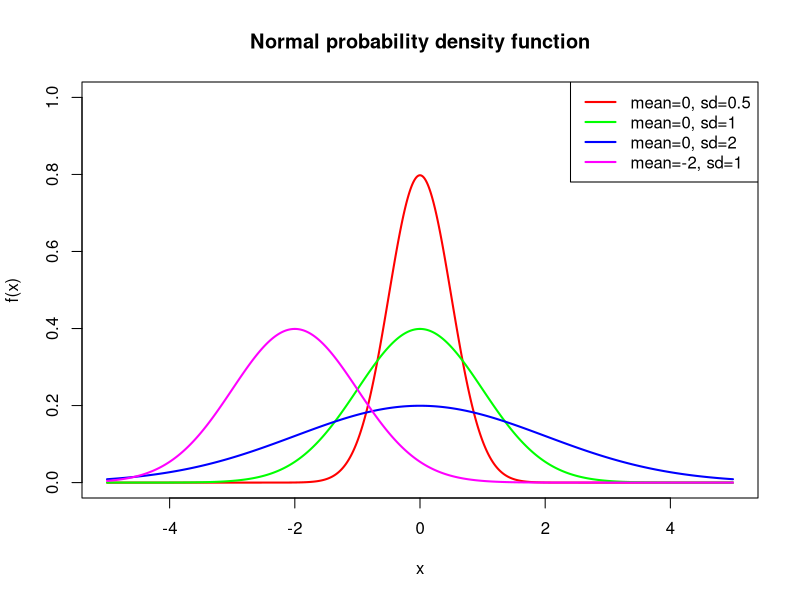
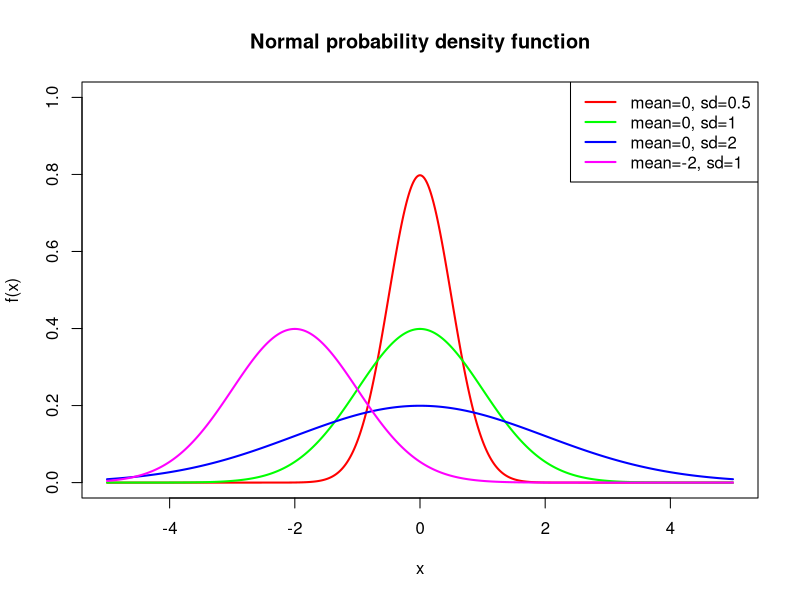
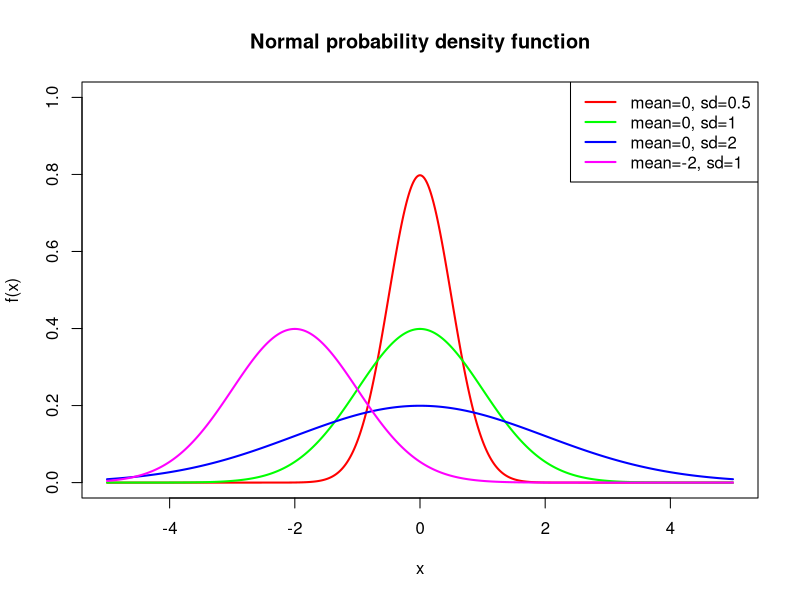
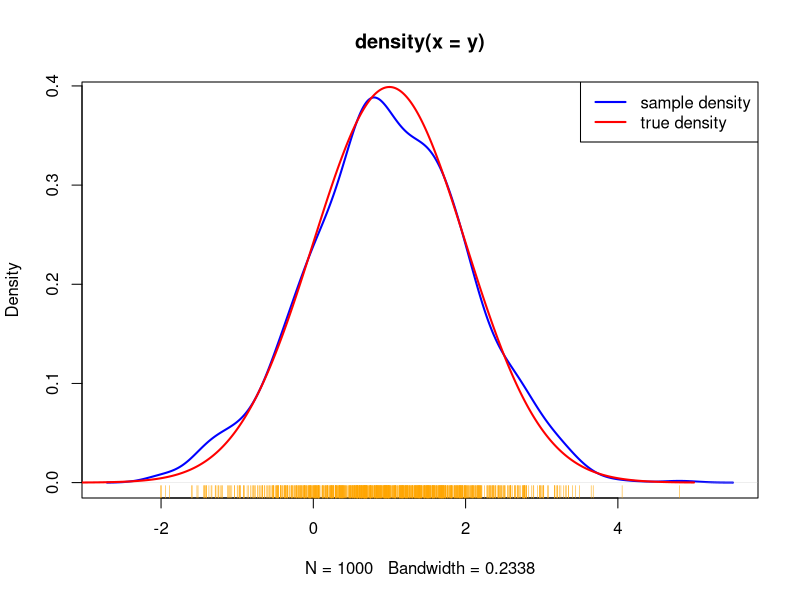
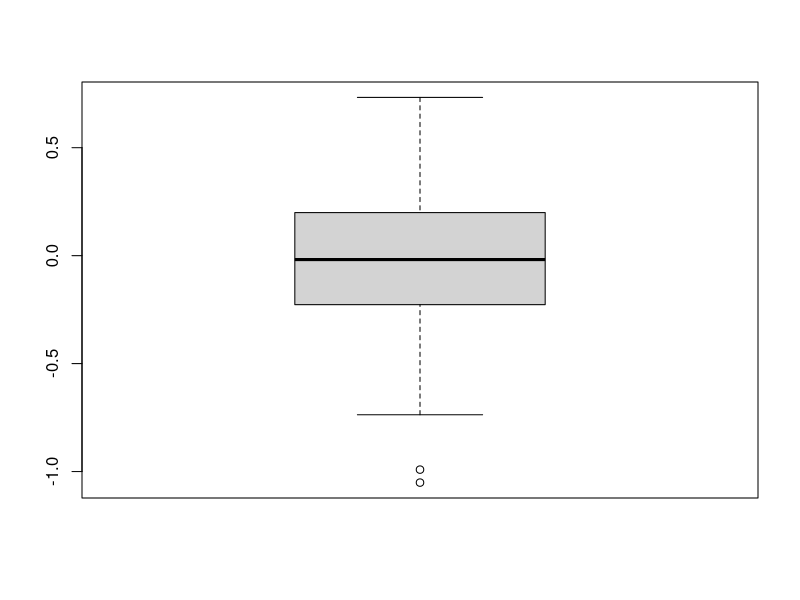
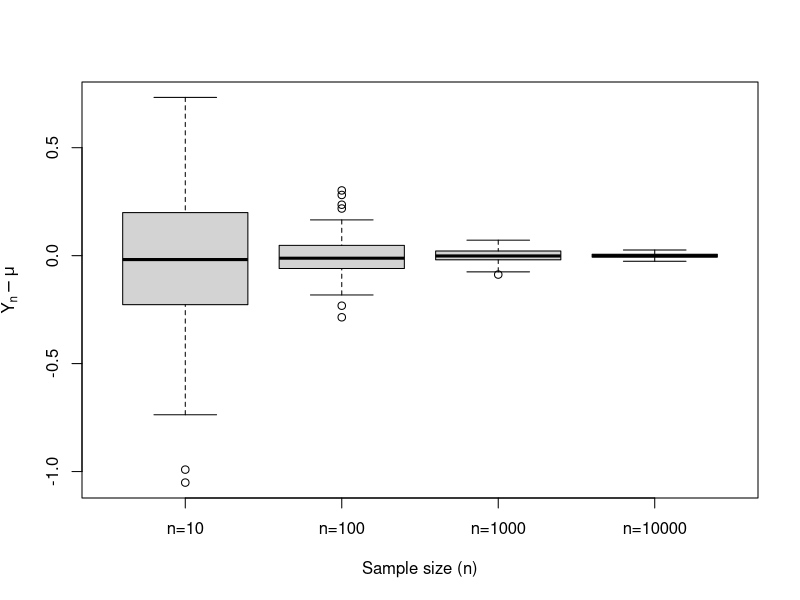
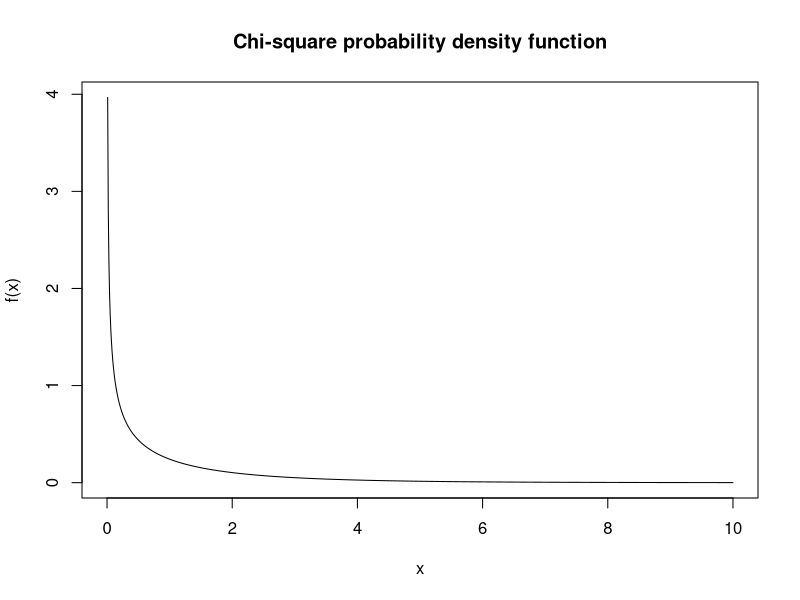
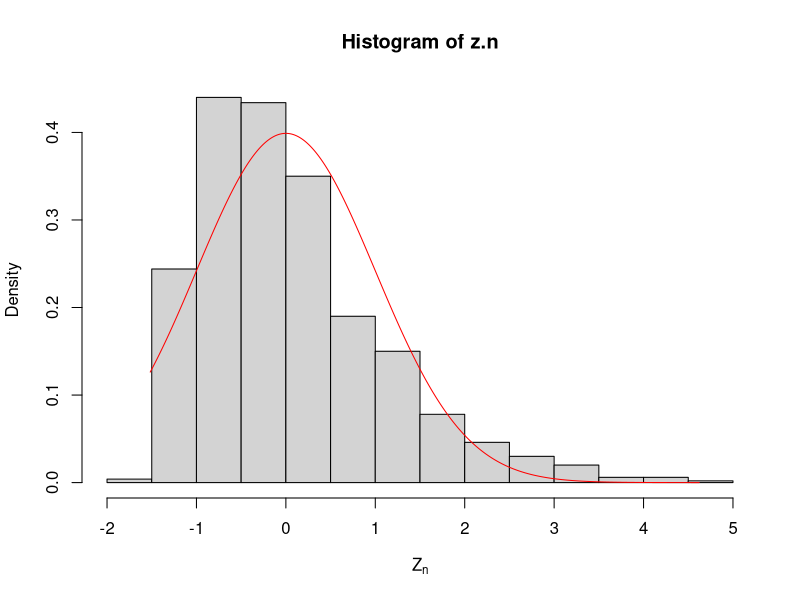

These figures' R source, in order:
## ---- chunk 1
set.seed(1)
## ---- chunk 2
min.x <- -5

max.x <- 5

num.samples <- 1000

x <- seq(from = min.x, to = max.x, length = num.samples)
## ---- chunk 3
# Open new blank plot with x limits from -5 to 5, and y limits from 0 to 1
plot(c(-5, 5), c(0, 1), xlab = 'x', ylab = 'f(x)', main = "Normal probability density function", type = "n")

# Add each density plot one at a time
lines(x, dnorm(x, mean = 0, sd = 0.5), lwd = 2, col = "red")

lines(x, dnorm(x, mean = 0, sd = 1), lwd = 2, col = "green")

lines(x, dnorm(x, mean = 0, sd = 2), lwd = 2, col = "blue")

lines(x, dnorm(x, mean = -2, sd = 1), lwd = 2, col = "magenta")

# We can also add a legend to the plot  
legend("topright", c("mean=0, sd=0.5", "mean=0, sd=1", "mean=0, sd=2", "mean=-2, sd=1"), col = c("red","green","blue","magenta"), lty = 1, lwd = 2)
## ---- chunk 4
normal.mean <- c(0, 0, 0, -2)

normal.sd <- c(0.5, 1, 2, 1)

colors <- c("red", "green", "blue", "magenta")
## ---- chunk 5
# Open new plot with x limits from -5 to 5, and y limits from 0 to 1
plot(c(-5, 5), c(0, 1), xlab = 'x', ylab = 'f(x)', main = "Normal probability density function", type = "n")

# Add density plots with a for loop
for(i in 1:length(normal.mean)){
  lines(x, dnorm(x, mean = normal.mean[i], sd = normal.sd[i]), lwd = 2, col = colors[i])
}

# Add a legend to the plot  
legend("topright", paste0("mean=", normal.mean, ", sd=", normal.sd), col = colors, lty = 1, lwd = 2)
## ---- chunk 6
# Open new plot with x limits from -5 to 5, and y limits from 0 to 1
plot(c(-5, 5), c(0, 1), xlab = 'x', ylab = 'f(x)', main = "Normal probability density function", type = "n")

# Create our own user-defined function for plotting Normal probability density function
f <- function(col, ...){
  lines(x, dnorm(x, ...), col = col, lwd = 2)
}

# apply this function with different parameters
plot.status <- mapply(f, mean = normal.mean, sd = normal.sd, col = colors)

# Add a legend to the plot  
legend("topright", paste0("mean=", normal.mean, ", sd=", normal.sd), col = colors, lty = 1, lwd = 2)
## ---- chunk 7
set.seed(1)

normal.mean <- 1
normal.sd <- 1

rnorm(n = 5, mean = normal.mean, sd = normal.sd)
## ---- chunk 8
# Draw a sample
set.seed(1)

y <- rnorm(n=1000, mean = normal.mean, sd = normal.sd)

# Estimate sample density
estimated.density <- density(y)

# Plot the estimated density
plot(estimated.density, col="blue", lwd = 2)

# Add the data points under the density plot and colors them organge
rug(y, col="orange")

# Plot the true density lines
x <- seq(from = -5, to = 5, length=1000)

true.density <- dnorm(x, mean = normal.mean, sd = normal.sd)

lines(x, true.density, col="red", lwd = 2)

legend("topright", c("sample density", "true density"), col = c("blue", "red"), lty = 1, lwd = 2)
## ---- chunk 9
set.seed(1)

normal.mean <- 1
normal.sd <- 1
## ---- chunk 10
(true.mean <- normal.mean)
## ---- chunk 11
true.mean <- normal.mean
print(true.mean)
## ---- chunk 12
(true.variance <- normal.sd^2)
## ---- chunk 13
n <- 100

y <- rnorm(n, mean = normal.mean, sd = normal.sd)

# This is the sample mean
(y.mean <- mean(y))
# Compare the sample mean to the true mean
y.mean - true.mean
## ---- chunk 14
set.seed(1)

# Number of samples
num.samp <- 100

# Size of each sample
samp.size <- 10

# Generate the samples in a matrix with num.samp rows and samp.size columns
y <- matrix(rnorm(n = num.samp * samp.size, mean = normal.mean, sd = normal.sd),
            nrow = num.samp, ncol=samp.size)
## ---- chunk 15
y.mean <- apply(y, 1, mean)
## ---- chunk 16
length(y.mean)
## ---- chunk 17
head(y.mean)
## ---- chunk 18
y.mean <- rowMeans(y)
## ---- chunk 19
length(y.mean)
## ---- chunk 20
head(y.mean)
## ---- chunk 21
mean.diff <- y.mean - true.mean
## ---- chunk 22
head(mean.diff)
## ---- chunk 23
boxplot(mean.diff)
## ---- chunk 24
normalSampleMean <- function(normal.mean, normal.sd, num.samp, samp.size){
  y <- matrix(rnorm(n = num.samp * samp.size, mean = normal.mean, sd = normal.sd),
              nrow = num.samp, ncol=samp.size)

  y.mean <- rowMeans(y)

  return(y.mean)
}
## ---- chunk 25
samp.sizes <- c(10, 100, 1000, 1e4)

names(samp.sizes) <- paste0("n=", samp.sizes)

samp.sizes
## ---- chunk 26
set.seed(1)

num.samp <- 100

y.mean <- sapply(samp.sizes, normalSampleMean, num.samp = num.samp, normal.mean = normal.mean, normal.sd = normal.sd)
## ---- chunk 27
set.seed(1)

num.samp <- 100

# Create an empty matrix to store y.means later
y.mean <- matrix(nrow = num.samp, ncol = length(samp.sizes), dimnames = list(c(1:num.samp),names(samp.sizes)))

# Compute y.means
for(i in 1:length(samp.sizes)){
  y.mean[,i] <- normalSampleMean(samp.size = samp.sizes[i], num.samp = num.samp, normal.mean = normal.mean, normal.sd = normal.sd)
}
## ---- chunk 28
boxplot(y.mean - true.mean, xlab = "Sample size (n)", ylab = expression(bar(Y)[n]-mu))
## ---- chunk 29
df <- 1

x <- seq(0, 10, length=1000)

plot(x, dchisq(x, df = df), type="l", xlab='x', ylab='f(x)', main="Chi-square probability density function")
## ---- chunk 30
set.seed(1)

# set sample size and the number of samples to draw
samp.size <- 5

num.samp <- 1000

# Draw 1000 samples and compute means
y <- matrix(rchisq(n = num.samp * samp.size, df = df), nrow = num.samp, ncol=samp.size)

y.mean <- rowMeans(y)
## ---- chunk 31
# Compute the true values
true.mean <- df

true.variance <- df*2

# Compute normalised values
z.n <- (sqrt(samp.size) * (y.mean - true.mean)) / sqrt(true.variance)

# Plot a histogram
hist(z.n, probability=TRUE, xlab=expression(Z[n]))

# Compute the normal density and overlay it on the plot in red
y <- seq(min(z.n), max(z.n), length=1000)

dens <- dnorm(y, mean=0, sd=1)

lines(y, dens, col="red")
## ---- chunk 32
chisqNormalisedMean <- function(df, num.samp, samp.size){
  # Compute the true values
  true.mean <- df

  true.variance <- df*2

  # Draw samples 
  y <- matrix(rchisq(n = num.samp * samp.size, df = df), nrow = num.samp, ncol=samp.size)

  y.mean <- rowMeans(y)

  # Compute normalised values
  z.n <- (sqrt(samp.size) * (y.mean - true.mean)) / sqrt(true.variance)

  return(z.n)
}
## ---- chunk 33
plotNormalComparison <- function(df, num.samp, n){
  z.n <- chisqNormalisedMean(df, num.samp, n)

  # It will be nice to have a title
  fig.title <- paste0("sample size = ", n)

  # Plot a histogram
  hist(z.n, probability=TRUE, main=fig.title, xlab=expression(Z[n]))

  # Compute the normal density and overlay it on the plot in red
  y <- seq(min(z.n), max(z.n), length=1000)

  dens <- dnorm(y, mean=0, sd=1)

  lines(y, dens, col="red")
}
## ---- chunk 34
set.seed(1)

samp.sizes <- c(5, 10, 100, 1000)

plot.status <- lapply(samp.sizes, plotNormalComparison, num.samp = num.samp, df = df)
## ---- chunk 35
set.seed(1)

n <- 5

z.n <- chisqNormalisedMean(df, num.samp, n)

ks.test(z.n, pnorm, mean=0, sd=1)
## ---- chunk 36
set.seed(1)

n <- 1000

z.n <- chisqNormalisedMean(df, num.samp, n)

ks.test(z.n, pnorm, mean=0, sd=1)
## ---- chunk 37
n <- 100

normal.mean <- 1

normal.sd <- 1

y <- rnorm(n, mean = normal.mean, sd = normal.sd)
## ---- chunk 38
# Mean using built in function
mean(y)
## ---- chunk 39
# Mean computed manually
sum(y) / length(y)
## ---- chunk 40
# Sample variance computed using built in function
var(y)
## ---- chunk 41
# Sample variance computed manually
sum((y - mean(y))^2) / (length(y) - 1)
